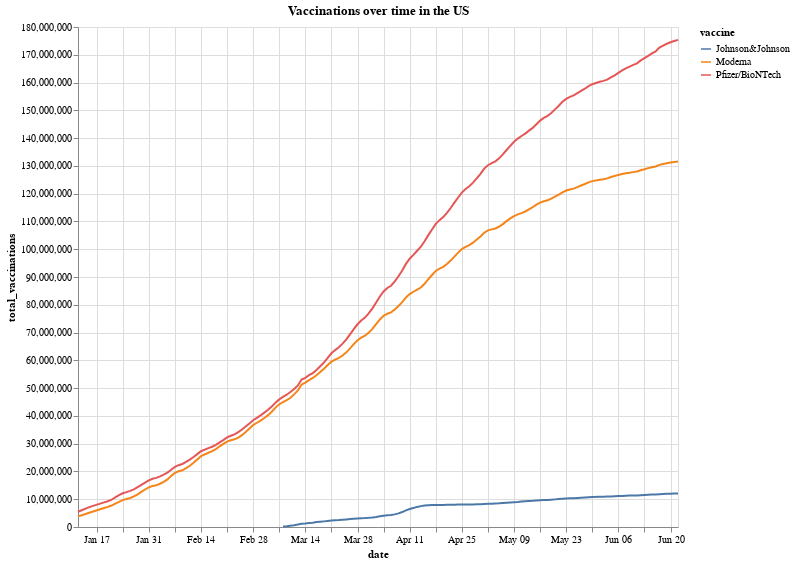

The code cell stored with this chart in its notebook:
### Code cell
pfizer_usa = alt.Chart(usa, title='Vaccinations over time in the US').mark_line().encode(
    alt.X('date:T'),
    alt.Y('total_vaccinations:Q'),
    alt.Tooltip(['vaccine', 'total_vaccinations']),
    alt.Color('vaccine'),
).properties(
    width=600,
    height=500
)

pfizer_usa

### Figure 1 — Vega-Lite specification as saved in the notebook (floating-point values rounded to 4 significant figures; data arrays with more than 128 entries replaced by an {"elided": "..."} marker saying what was removed)
{"config": {"view": {"continuousWidth": 400, "continuousHeight": 300}}, "data": {"name": "data-63b09f1b708105c67fbddd3a22420f10"}, "mark": "line", "encoding": {"color": {"type": "nominal", "field": "vaccine"}, "tooltip": [{"type": "nominal", "field": "vaccine"}, {"type": "quantitative", "field": "total_vaccinations"}], "x": {"type": "temporal", "field": "date"}, "y": {"type": "quantitative", "field": "total_vaccinations"}}, "height": 500, "title": "Vaccinations over time in the US", "width": 600, "$schema": "https://vega.github.io/schema/vega-lite/v4.8.1.json", "datasets": {"data-63b09f1b708105c67fbddd3a22420f10": {"elided": "418 records"}}}
